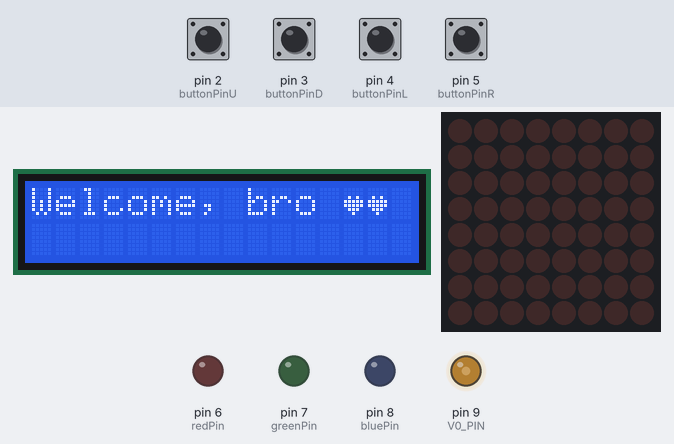
A sketch run on a simulated Arduino Uno, built with avr-gcc and run on an emulated ATmega328P. Parts: 16×2 character LCD, 8×8 LED matrix, output pins drawn as LEDs (lit = HIGH). Dashed ring = blinking. The inputs (shaded band) are chosen by the test bench; at power-on: pin 2 (buttonPinU), pin 3 (buttonPinD), pin 4 (buttonPinL), pin 5 (buttonPinR) LOW. Random numbers use the default seed unless the sketch sets one; what the sketch prints to the serial monitor is not drawn.

Above: at 1.6 s.
1.7 s: pin 2 (buttonPinU) pulled HIGH for 3.2 s
At 2.6 s:
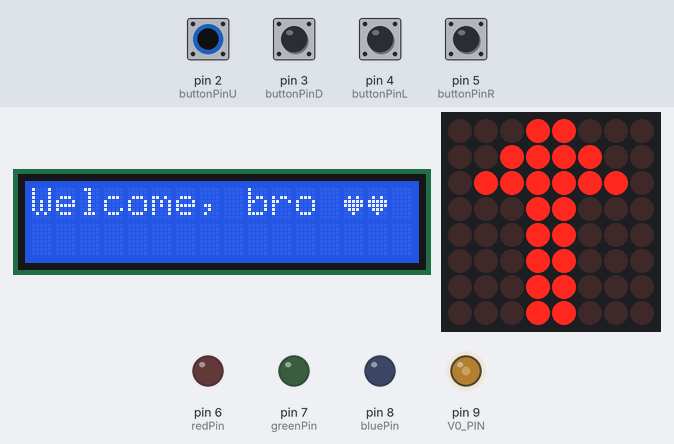
6.4 s: pin 2 (buttonPinU) pulled HIGH for 0.15 s
At 6.8 s:
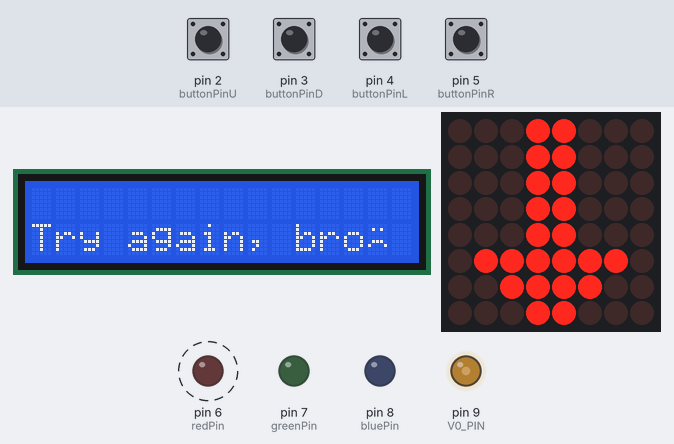
8.4 s: pin 2 (buttonPinU) pulled HIGH for 1 s
At 10.7 s:
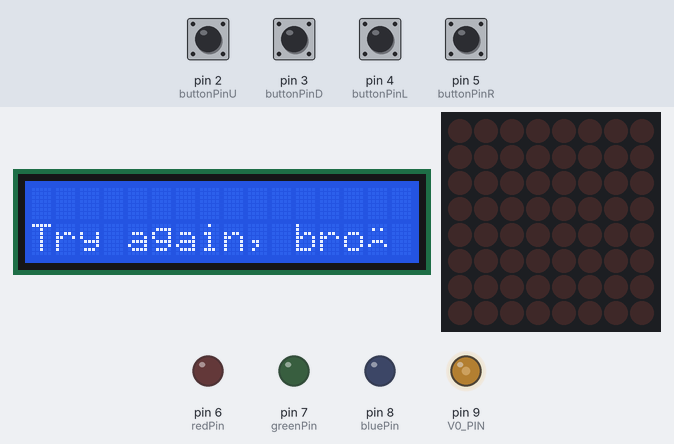
Timing chart, 0 to 12.2 s (numbered marks = the images above; inputs shaded):
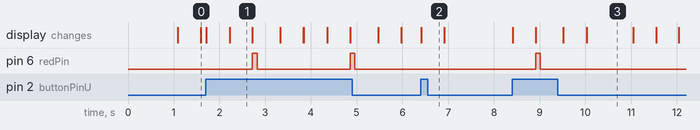

Measured:
- after the input at 1.7 s, pin 6 (redPin): alternates HIGH for 0.10 s and LOW for 2.0 s, starting after 1.0 s
- after the input at 8.4 s, pin 6 (redPin): LOW → HIGH after 0.51 s, → LOW 0.10 s later; the display: first changes at once (image 3 shows a later state)
- what the display in image 1 shows lasts 0.5 s, from 2.2 s to 2.7 s

The sketch:

simonsays.ino
```cpp
#include <LedControl.h>
#include <LiquidCrystal.h>
LedControl lc = LedControl( 12, 11, 10, 1);
LiquidCrystal lcd(A5, A4, A0, A1, A2, A3);
#define V0_PIN 9
const int buttonPinU = 2;
const int buttonPinD = 3;
const int buttonPinL = 4;
const int buttonPinR = 5;
const int redPin = 6;
const int greenPin = 7;
const int bluePin = 8;
int buttonStateU = 0, buttonStateD = 0, buttonStateR = 0, buttonStateL = 0;
unsigned long startMillis, currentMillis, lcdMillis, startLcdMillis;
const unsigned long period;
const int MAX_LEVEL = 100;
int sequence[MAX_LEVEL],player_sequence[MAX_LEVEL], level = 1, score = 10;
byte U[8] = {
  B00000000,
  B00100000,
  B01100000,
  B11111111,
  B11111111,
  B01100000,
  B00100000,
  B00000000,
};

byte R[8] = {
  B00011000,
  B00011000,
  B00011000,
  B00011000,
  B00011000,
  B01111110,
  B00111100,
  B00011000,
};

byte D[8] = {
  B00000000,
  B00000100,
  B00000110,
  B11111111,
  B11111111,
  B00000110,
  B00000100,
  B00000000,
};

byte L[8] = {
  B00011000,
  B00111100,
  B01111110,
  B00011000,
  B00011000,
  B00011000,
  B00011000,
  B00011000,
};

byte G[8] = {
  B00010100,
  B00001010,
  B00000101,
  B00001010,
  B00010100,
  B00101000,
  B01010000,
  B10100000,
};

byte x[8] = {
  B10000001,
  B01000010,
  B00100100,
  B00011000,
  B00011000,
  B00100100,
  B01000010,
  B10000001,
};

byte A[8] = {
  B11000011,
  B11000011,
  B00000000,
  B00011000,
  B00011000,
  B00000000,
  B11000011,
  B11000011,
};

byte H[8] = {
  B00000,
  B00000,
  B01010,
  B11111,
  B11111,
  B01110,
  B00100,
  B00000,
};

byte S[8] = {
  B00000,
  B01010,
  B00000,
  B00000,
  B01110,
  B10001,
  B00000,
  B00000,
};

void displayGood(){
    int i;
    for (i = 0; i < 8; i++ )
        lc.setColumn(0, i, G[i]);
    delay(500);
    lc.clearDisplay(0);
    if (level < MAX_LEVEL)
            {level++;
            score = score + 10;
            if(level % 5 == 0)
            score = score + 500;}
}

void displayX(){
  int i;
  for (i = 0; i < 8; i++)
    lc.setColumn(0, i, x[i]);
  delay(500);
  lc.clearDisplay(0);
  level = 1;
  score = 10;
  lcdMillis = millis();
  if (lcdMillis - startLcdMillis >=1500)
  {
    lcd.clear();
    lcd.setCursor(0, 2);
    lcd.print("Try again, bro");
    lcd.print(char(2));
    startLcdMillis = lcdMillis;
  }
}

void displayAll(){
  int i;
  for (i = 0; i < 8; i++)
    lc.setColumn(0, i, A[i]);
  delay(500);
  lc.clearDisplay(0);
}

void displayUp() {
  int i;
  for (i = 0; i < 8; i++)
    lc.setColumn(0, i, U[i]);
  delay(500);
  lc.clearDisplay(0);
}

void displayRight() {
  int i;
  for (i = 0; i < 8; i++)
    lc.setColumn(0, i, R[i]);
  delay(500);
  lc.clearDisplay(0);
}

void displayDown() {
  int i;
  for (i = 0; i < 8; i++)
    lc.setColumn(0, i, D[i]);
  delay(500);
  lc.clearDisplay(0);
}

void displayLeft() {
  int i;
  for (i = 0; i < 8; i++)
    lc.setColumn(0, i, L[i]);
  delay(500);
  lc.clearDisplay(0);
}

void setup()
{
  pinMode(buttonPinU, INPUT);
  pinMode(buttonPinD, INPUT);
  pinMode(buttonPinL, INPUT);
  pinMode(buttonPinR, INPUT);
  pinMode(redPin, OUTPUT);
  pinMode(greenPin, OUTPUT);
  pinMode(bluePin, OUTPUT);
  Serial.begin(9600);
  lcd.createChar(1, H);
  lcd.createChar(2, S);
  lcd.begin(16, 2);
  lcd.clear();
  lcd.setCursor(2, 1);
  lc.shutdown(0, false);
  lc.setIntensity(0, 7);
  lc.clearDisplay(0);
  startMillis = millis();
  startLcdMillis = millis();
  pinMode(V0_PIN, OUTPUT);
  analogWrite(V0_PIN, 90);
}

void loop()
{
   lcdMillis = millis();
   if (lcdMillis - startLcdMillis >= 1000)
   {
     lcd.clear();
     lcd.print("Welcome, bro ");
     lcd.print(char(1));
     lcd.print(char(1));
   if (level == 1)
   {
        generate_sequence();
        displayAll();

    }
       startLcdMillis = lcdMillis;
   }

   currentMillis = millis();
   if (currentMillis - startMillis >= 500 && ( digitalRead(buttonPinU) == HIGH || level != 1 ))
   {

       show_sequence();
       get_sequence();
       lcdMillis = millis();
       if( lcdMillis - startLcdMillis >=500)
       {
       lcd.clear();
       lcd.print("LEVEL ");
       lcd.print(level);
       lcd.setCursor(0, 2);
       lcd.print("SCORE ");
       lcd.print(score);
       startLcdMillis = lcdMillis;
       }
       startMillis = currentMillis;
   }

}

void generate_sequence()
{
  randomSeed(millis());
  int i;
  for (i = 0; i < MAX_LEVEL; i++)
  {
    sequence[i] = random(1,5);
  }
}

void show_sequence()
{
  int i;
  for (i = 0; i < level; i++)
  {
    currentMillis = millis();
    if (currentMillis - startMillis >= 500 && sequence[i] == 1)
          displayUp();
    if (currentMillis - startMillis >= 500 && sequence[i] == 2)
          displayDown();
    if (currentMillis - startMillis >= 500 && sequence[i] == 3)
          displayLeft();
    if (currentMillis - startMillis >= 500 && sequence[i] == 4)
          displayRight();
         startMillis = currentMillis;
   }
   Serial.println(sequence[i]);
  }

void get_sequence()
{
  int i, ok = 0;
  for (i = 0; i < level; i++)
  {
    ok = 0;
    while (ok == 0)
    {
      if (digitalRead(buttonPinU) == HIGH)
      {
        displayUp();
        digitalWrite(redPin,HIGH);
        delay(100);
        digitalWrite(redPin,LOW);
        player_sequence[i] = 1;
        ok = 1;
        delay(500);
        if (player_sequence[i] != sequence[i])
              {
               displayX();
               return;
              }
      }

      if (digitalRead(buttonPinD) == HIGH)
      {
        displayDown();
        digitalWrite(greenPin,HIGH);
        delay(100);
        digitalWrite(greenPin,LOW);
        player_sequence[i] = 2;
        ok = 1;
        delay(500);
        if (player_sequence[i] != sequence[i])
              {
               displayX();
               return;
              }
      }

      if (digitalRead(buttonPinL) == HIGH)
      {
        displayLeft();
        digitalWrite(bluePin,HIGH);
        delay(100);
        digitalWrite(bluePin,LOW);
        player_sequence[i] = 3;
        ok = 1;
        delay(500);
        if (player_sequence[i] != sequence[i])
              {
               displayX();
               return;
              }
      }

      if (digitalRead(buttonPinR) == HIGH)
      {
        displayRight();
        digitalWrite(bluePin,HIGH);
        digitalWrite(redPin,HIGH);
        delay(100);
        digitalWrite(bluePin,LOW);
        digitalWrite(redPin,LOW);
        player_sequence[i] = 4;
        ok = 1;
        delay(500);
        if (player_sequence[i] != sequence[i])
              {
               displayX();
               return;
              }
      }
    }
  }
  displayGood();
}
```
